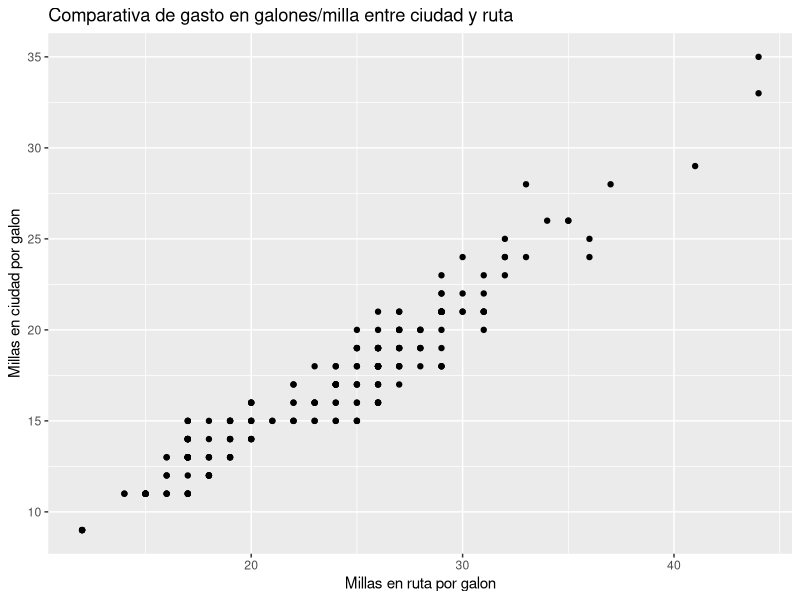
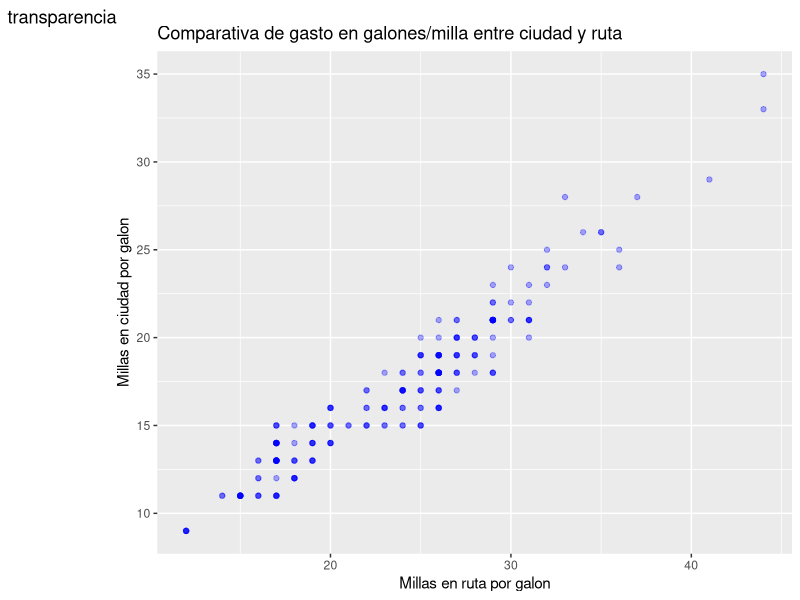
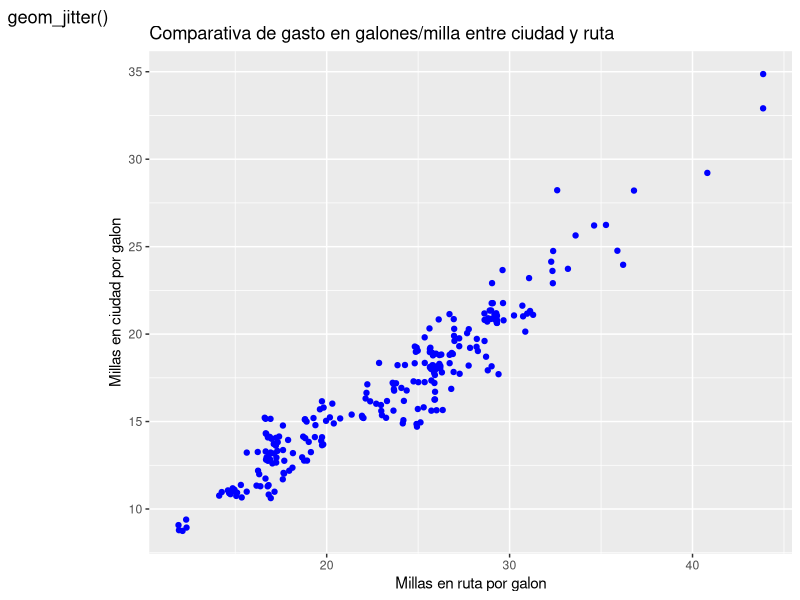
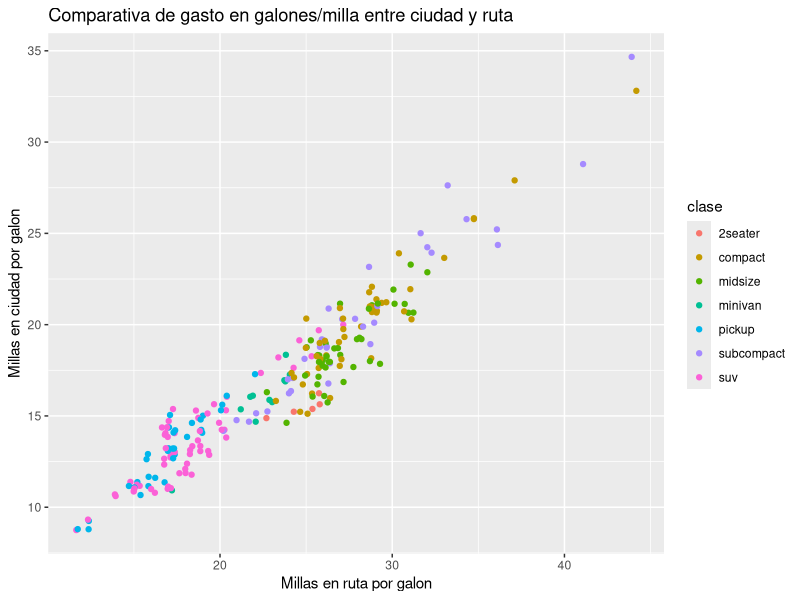
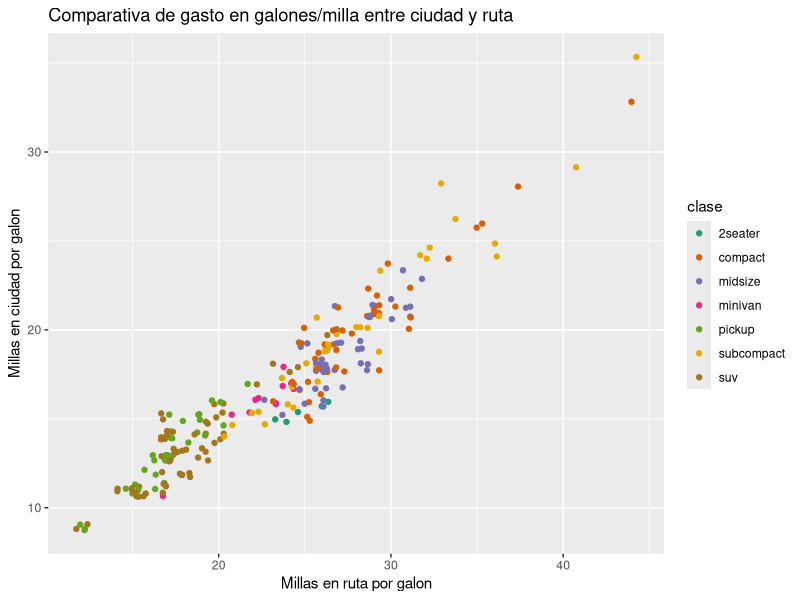
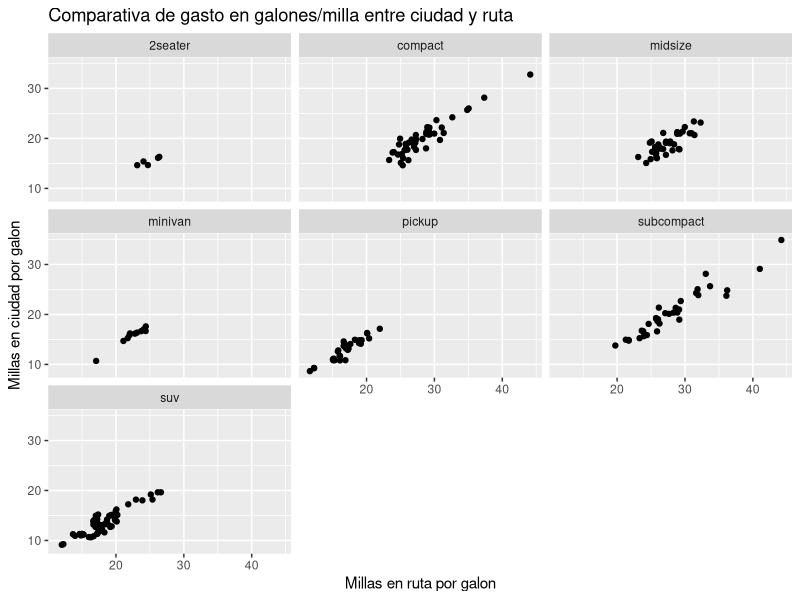

Recreate these plots in R, in order.
## ---- chunk 1
knitr::opts_chunk$set(echo = TRUE)
## ---- chunk 2
library(ggplot2)
## ---- chunk 3
ggplot(mpg, aes(hwy,cty))+geom_point() +
  labs(title="Comparativa de gasto en galones/milla entre ciudad y ruta",
       x="Millas en ruta por galon", 
       y="Millas en ciudad por galon")
## ---- chunk 4
ggplot(mpg, aes(hwy,cty))+geom_point(alpha=1/3, colour="blue") +
   labs(title="Comparativa de gasto en galones/milla entre ciudad y ruta",
       x="Millas en ruta por galon", 
       y="Millas en ciudad por galon",
       tag="transparencia")
## ---- chunk 5
ggplot(mpg, aes(hwy,cty))+geom_jitter(colour="blue") +
   labs(title="Comparativa de gasto en galones/milla entre ciudad y ruta",
       x="Millas en ruta por galon", 
       y="Millas en ciudad por galon",
       tag="geom_jitter()")
## ---- chunk 6
ggplot(mpg, aes(hwy,cty,colour=class) )+geom_jitter() +
   labs(title="Comparativa de gasto en galones/milla entre ciudad y ruta",
       x="Millas en ruta por galon", 
       y="Millas en ciudad por galon",
       colour="clase")
## ---- chunk 7
ggplot(mpg, aes(hwy,cty,colour=class))+geom_jitter() +
   labs(title="Comparativa de gasto en galones/milla entre ciudad y ruta",
       x="Millas en ruta por galon", 
       y="Millas en ciudad por galon",
       colour="clase")+
  scale_color_brewer(palette = "Dark2")
## ---- chunk 8
ggplot(mpg, aes(hwy,cty))+geom_jitter() +
   labs(title="Comparativa de gasto en galones/milla entre ciudad y ruta",
       x="Millas en ruta por galon", 
       y="Millas en ciudad por galon",
       colour="clase")+
      facet_wrap(~class)
